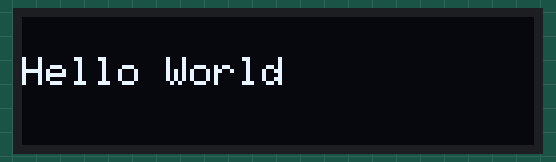
Simulated run of this sketch. Board: Arduino Uno, built with avr-gcc and run on an emulated ATmega328P. Shown: 128×32 one-colour display.

Above: at 0.1 s.

The sketch:

OLED_LCD_test.ino
```cpp
#include <SPI.h>
#include <Wire.h>
#include <Adafruit_GFX.h>
#include <Adafruit_SSD1306.h>

#define SCREEN_WIDTH 128 // OLED display width, in pixels
#define SCREEN_HEIGHT 32 // OLED display height, in pixels

// Declaration for an SSD1306 display connected to I2C (SDA, SCL pins)
// The pins for I2C are defined by the Wire-library.
// On an arduino UNO:       A4(SDA), A5(SCL)
// On an arduino MEGA 2560: 20(SDA), 21(SCL)
// On an arduino LEONARDO:   2(SDA),  3(SCL), ...
#define OLED_RESET     -1 // Reset pin # (or -1 if sharing Arduino reset pin)
#define SCREEN_ADDRESS 0x3C ///< See datasheet for Address; 0x3D for 128x64, 0x3C for 128x32
Adafruit_SSD1306 display(SCREEN_WIDTH, SCREEN_HEIGHT, &Wire, OLED_RESET);

#define NUMFLAKES     10 // Number of snowflakes in the animation example

#define LOGO_HEIGHT   16
#define LOGO_WIDTH    16
static const unsigned char PROGMEM logo_bmp[] =
{ 0b00000000, 0b11000000,
  0b00000001, 0b11000000,
  0b00000001, 0b11000000,
  0b00000011, 0b11100000,
  0b11110011, 0b11100000,
  0b11111110, 0b11111000,
  0b01111110, 0b11111111,
  0b00110011, 0b10011111,
  0b00011111, 0b11111100,
  0b00001101, 0b01110000,
  0b00011011, 0b10100000,
  0b00111111, 0b11100000,
  0b00111111, 0b11110000,
  0b01111100, 0b11110000,
  0b01110000, 0b01110000,
  0b00000000, 0b00110000 };

void setup() {
  // put your setup code here, to run once:
  Serial.begin(9600);

  // SSD1306_SWITCHCAPVCC = generate display voltage from 3.3V internally
  if(!display.begin(SSD1306_SWITCHCAPVCC, SCREEN_ADDRESS)) {
    Serial.println(F("SSD1306 allocation failed"));
    for(;;); // Don't proceed, loop forever
  }
  display.setTextSize(1);
  display.setTextColor(WHITE);
  display.clearDisplay();
  display.setCursor(0,10);
  display.println("Hello World");
  display.display();
}

void loop() {
  // put your main code here, to run repeatedly:
  display.startscrollright(0x00, 0x0F);
}
```
